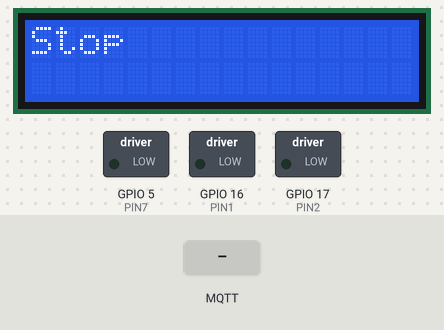
Simulated run of this sketch. Board: ESP32. On the bench: 16×2 character LCD, switched loads named in the sketch (green lamp = pin HIGH). The test bench sets the inputs (shaded band). WiFi joins after 1.5 s; servers stay silent unless stated; no MQTT or app messages arrive unless stated; what the sketch prints to the serial monitor is not drawn.

Above: at 3.3 s.
3.4 s: MQTT message "on" arrives on the first subscribed topic
At 5.2 s:
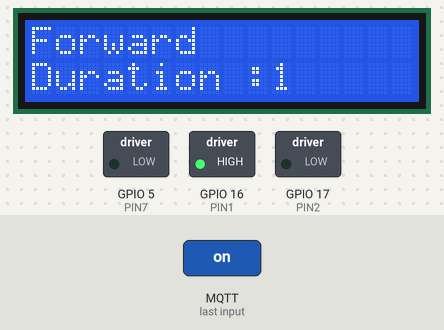
6.4 s: MQTT message "reverse" arrives on the first subscribed topic
At 7.3 s:
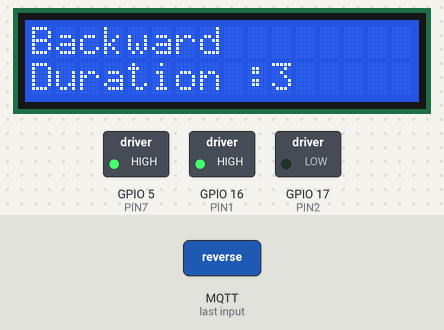
9.4 s: MQTT message "off" arrives on the first subscribed topic
At 10.9 s:
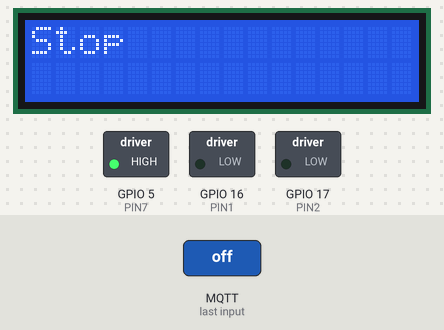
11.2 s: MQTT message "reverse" arrives on the first subscribed topic
At 12.4 s:
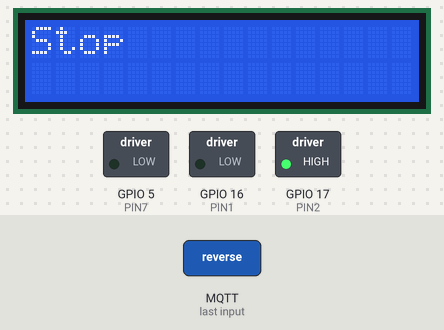
12.7 s: MQTT message "on" arrives on the first subscribed topic
At 13.1 s:
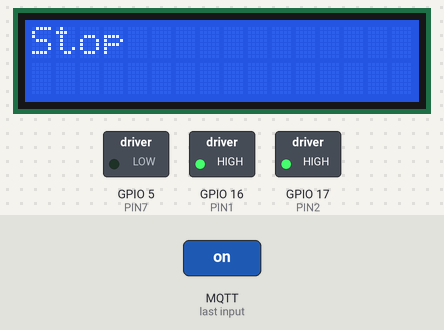
15.7 s: MQTT message "off" arrives on the first subscribed topic
At 15.86 s:
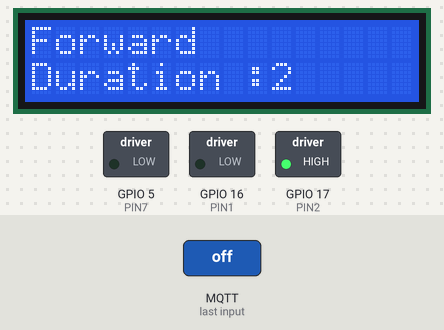
Timing chart, 0 to 18.7 s (numbered marks = the images above; inputs shaded):
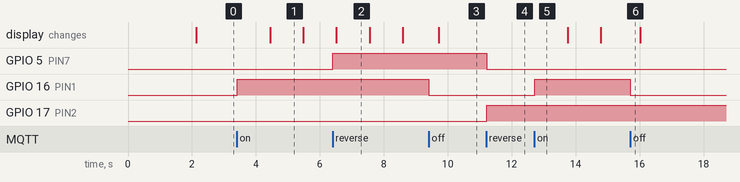

Measured:
- after the input at 3.4 s, GPIO 16 (PIN1): LOW → HIGH at once; the display: changes after 1.1 s (image 1)
- after the input at 6.4 s, GPIO 5 (PIN7): LOW → HIGH at once; the display: changes after 0.12 s (image 2)
- after the input at 9.4 s, GPIO 16 (PIN1): HIGH → LOW at once; the display: changes after 0.32 s (image 3)
- after the input at 11.2 s, GPIO 5 (PIN7): HIGH → LOW at once; GPIO 17 (PIN2): LOW → HIGH at once
- after the input at 12.7 s, GPIO 16 (PIN1): LOW → HIGH at once
- after the input at 15.7 s, GPIO 16 (PIN1): HIGH → LOW at once
- what the display in image 1 shows lasts 1.0 s, from 4.5 s to 5.5 s

The sketch:

miniPro.ino
```cpp
// #define MOTOR 23
// #define DELAY_TIME 5000
#define PIN1 16
#define PIN2 17
#define PIN7 5

#include <WiFi.h>
#include <MQTT.h>
#include <RTClib.h>
#include <LCD_I2C.h>

LCD_I2C lcd(0x27, 16, 2);
RTC_DS1307 rtc;


char daysOfWeek[7][12] = {
  "Sunday",
  "Monday",
  "Tuesday",
  "Wednesday",
  "Thursday",
  "Friday",
  "Saturday"
};

const char ssid[] = "@JumboPlusIoT";
const char pass[] = "nice123456";

const char mqtt_broker[]="test.mosquitto.org";
const char mqtt_topic[]="group_6/command";
const char mqtt_client_id[]="arduino_group_6"; // must change this string to a unique value
int MQTT_PORT=1883;

WiFiClient net;
MQTTClient client;

unsigned long lastMillis = 0;
bool isReverse = false;
bool isSpin = false;
unsigned long long int Time=0;

void connect() {
  Serial.print("checking wifi...");
  while (WiFi.status() != WL_CONNECTED) {
    Serial.print(".");
    delay(1000);
  }

  Serial.print("\nconnecting...");
  while (!client.connect(mqtt_client_id)) {
    Serial.print(".");
    delay(1000);
  }

  Serial.println("\nconnected!");

  client.subscribe(mqtt_topic);
  // client.unsubscribe("/hello");
}
void messageReceived(String &topic, String &payload) {
  Serial.println("incoming: " + topic + " - " + payload);

  // Note: Do not use the client in the callback to publish, subscribe or
  // unsubscribe as it may cause deadlocks when other things arrive while
  // sending and receiving acknowledgments. Instead, change a global variable,
  // or push to a queue and handle it in the loop after calling `client.loop()`.
  if(payload == "on"){
    digitalWrite(PIN1,HIGH);
    client.publish("group_6/log", "Motor is on.");

    if(!isSpin){
      isSpin = true;
      client.publish("group_6/command", "reverse");
      client.publish("group_6/command", "reverse");
    }

  }else if(payload == "reverse"){
    if(isReverse){
      digitalWrite(PIN2,HIGH);
      digitalWrite(PIN7,LOW);
      //payload = "";
      isReverse = !isReverse;
    }else{
      digitalWrite(PIN2,LOW);
      digitalWrite(PIN7,HIGH);
      //payload = "";
      isReverse = !isReverse;
    }
  }else if(payload == "off"){
    digitalWrite(PIN1,LOW);
    client.publish("group_6/log", "Motor is off.");
    isSpin = false;
  }

}


void setup() {
  // put your setup code here, to run once:
  Serial.begin(9600);
  WiFi.begin(ssid, pass);

  // Note: Local domain names (e.g. "Computer.local" on OSX) are not supported
  // by Arduino. You need to set the IP address directly.

  if (! rtc.begin()) {
    Serial.println("RTC module is NOT found");
    Serial.flush();
    while (1);
  }
  rtc.adjust(DateTime(F(__DATE__), F(__TIME__)));
  lcd.begin();
  lcd.backlight();

  pinMode(PIN1,OUTPUT);
  pinMode(PIN2,OUTPUT);
  pinMode(PIN7,OUTPUT);


  client.begin(mqtt_broker, MQTT_PORT, net);
  client.onMessage(messageReceived);
  digitalWrite(PIN1,LOW);
  digitalWrite(PIN2,LOW);
  digitalWrite(PIN7,LOW);

connect();
}

void loop() {
  client.loop();
  delay(10);  // <- fixes some issues with WiFi stability

  if (!client.connected()) {
    connect();
  }
  if(isSpin){
    if(isReverse && Time%1000==0){
    lcd.clear();
    lcd.print("Backward");
    lcd.setCursor(0,1);
    lcd.print("Duration :");
    lcd.print(Time/1000);
    }else if(!isReverse && Time%1000==0){
    lcd.clear();
    lcd.print("Forward");
    lcd.setCursor(0,1);
    lcd.print("Duration :");
    lcd.print(Time/1000);
    }
  }else{
    lcd.clear();
    lcd.print("Stop");
    Time=0;
  }

  Time+=10;

}
```
